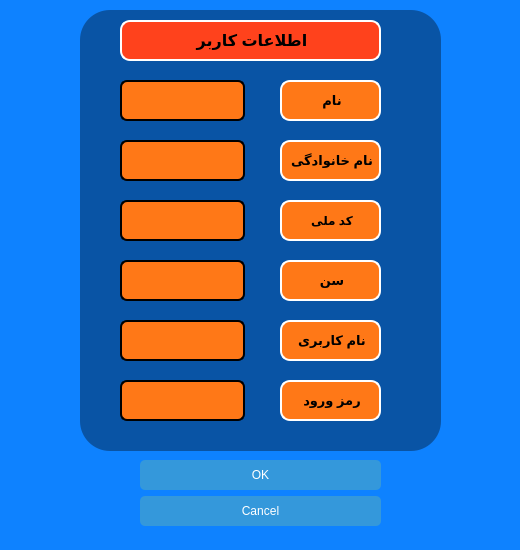
<?xml version="1.0" encoding="UTF-8"?>
<ui version="4.0">
 <class>editUserDialog</class>
 <widget class="QDialog" name="editUserDialog">
  <property name="geometry">
   <rect>
    <x>0</x>
    <y>0</y>
    <width>520</width>
    <height>550</height>
   </rect>
  </property>
  <property name="windowTitle">
   <string>Dialog</string>
  </property>
  <property name="styleSheet">
   <string notr="true">background-color: rgb(14, 130, 255);</string>
  </property>
  <widget class="QDialogButtonBox" name="buttonBox">
   <property name="geometry">
    <rect>
     <x>140</x>
     <y>460</y>
     <width>241</width>
     <height>81</height>
    </rect>
   </property>
   <property name="font">
    <font>
     <bold>true</bold>
    </font>
   </property>
   <property name="styleSheet">
    <string notr="true">QPushButton {
    background-color: #3498db;
    color: white;
    border: none;
    padding: 8px 16px;
    border-radius: 5px;
}

QPushButton:hover {
    background-color: #2980b9;
}</string>
   </property>
   <property name="orientation">
    <enum>Qt::Orientation::Vertical</enum>
   </property>
   <property name="standardButtons">
    <set>QDialogButtonBox::StandardButton::Cancel|QDialogButtonBox::StandardButton::Ok</set>
   </property>
  </widget>
  <widget class="QFrame" name="frame">
   <property name="geometry">
    <rect>
     <x>80</x>
     <y>10</y>
     <width>361</width>
     <height>441</height>
    </rect>
   </property>
   <property name="styleSheet">
    <string notr="true">background-color:rgba(0,0,0,90);
border-radius:30px;
</string>
   </property>
   <property name="frameShape">
    <enum>QFrame::Shape::StyledPanel</enum>
   </property>
   <property name="frameShadow">
    <enum>QFrame::Shadow::Raised</enum>
   </property>
   <widget class="QLabel" name="label">
    <property name="geometry">
     <rect>
      <x>200</x>
      <y>70</y>
      <width>101</width>
      <height>41</height>
     </rect>
    </property>
    <property name="styleSheet">
     <string notr="true">border-width:2px;
border-style:solid;
border-color: rgb(255, 255, 255);
border-radius:10px;

background-color: rgb(255, 120, 23);</string>
    </property>
    <property name="text">
     <string>&lt;html&gt;&lt;head/&gt;&lt;body&gt;&lt;p align=&quot;center&quot;&gt;&lt;span style=&quot; font-size:10pt; font-weight:700;&quot;&gt;نام&lt;/span&gt;&lt;/p&gt;&lt;/body&gt;&lt;/html&gt;</string>
    </property>
   </widget>
   <widget class="QLineEdit" name="name_lineEdit">
    <property name="geometry">
     <rect>
      <x>40</x>
      <y>70</y>
      <width>125</width>
      <height>41</height>
     </rect>
    </property>
    <property name="styleSheet">
     <string notr="true">border-width:2px;
font: 700 12pt &quot;Segoe UI&quot;;
border-style:solid;
border-color: rgb(0, 0, 0);
border-radius:7px;

background-color: rgb(255, 120, 23);</string>
    </property>
    <property name="alignment">
     <set>Qt::AlignmentFlag::AlignCenter</set>
    </property>
   </widget>
   <widget class="QLabel" name="label_2">
    <property name="geometry">
     <rect>
      <x>200</x>
      <y>130</y>
      <width>101</width>
      <height>41</height>
     </rect>
    </property>
    <property name="styleSheet">
     <string notr="true">border-width:2px;
border-style:solid;
border-color: rgb(255, 255, 255);
border-radius:10px;

background-color: rgb(255, 120, 23);</string>
    </property>
    <property name="text">
     <string>&lt;html&gt;&lt;head/&gt;&lt;body&gt;&lt;p align=&quot;center&quot;&gt;&lt;span style=&quot; font-size:10pt; font-weight:700;&quot;&gt;نام خانوادگی&lt;/span&gt;&lt;/p&gt;&lt;/body&gt;&lt;/html&gt;</string>
    </property>
   </widget>
   <widget class="QLineEdit" name="lastName_lineEdit">
    <property name="geometry">
     <rect>
      <x>40</x>
      <y>130</y>
      <width>125</width>
      <height>41</height>
     </rect>
    </property>
    <property name="styleSheet">
     <string notr="true">border-width:2px;
font: 700 12pt &quot;Segoe UI&quot;;
border-style:solid;
border-color: rgb(0, 0, 0);
border-radius:7px;

background-color: rgb(255, 120, 23);
</string>
    </property>
    <property name="alignment">
     <set>Qt::AlignmentFlag::AlignCenter</set>
    </property>
   </widget>
   <widget class="QLabel" name="label_3">
    <property name="geometry">
     <rect>
      <x>200</x>
      <y>190</y>
      <width>101</width>
      <height>41</height>
     </rect>
    </property>
    <property name="styleSheet">
     <string notr="true">border-width:2px;
border-style:solid;
border-color: rgb(255, 255, 255);
border-radius:10px;

background-color: rgb(255, 120, 23);</string>
    </property>
    <property name="text">
     <string>&lt;html&gt;&lt;head/&gt;&lt;body&gt;&lt;p align=&quot;center&quot;&gt;&lt;span style=&quot; font-weight:700;&quot;&gt;کد ملی&lt;/span&gt;&lt;/p&gt;&lt;/body&gt;&lt;/html&gt;</string>
    </property>
   </widget>
   <widget class="QLineEdit" name="nationalCode_lineEdit">
    <property name="geometry">
     <rect>
      <x>40</x>
      <y>190</y>
      <width>125</width>
      <height>41</height>
     </rect>
    </property>
    <property name="styleSheet">
     <string notr="true">border-width:2px;
font: 700 12pt &quot;Segoe UI&quot;;
border-style:solid;
border-color: rgb(0, 0, 0);
border-radius:7px;

background-color: rgb(255, 120, 23);
</string>
    </property>
    <property name="alignment">
     <set>Qt::AlignmentFlag::AlignCenter</set>
    </property>
   </widget>
   <widget class="QLabel" name="label_6">
    <property name="geometry">
     <rect>
      <x>200</x>
      <y>250</y>
      <width>101</width>
      <height>41</height>
     </rect>
    </property>
    <property name="styleSheet">
     <string notr="true">border-width:2px;
border-style:solid;
border-color: rgb(255, 255, 255);
border-radius:10px;

background-color: rgb(255, 120, 23);</string>
    </property>
    <property name="text">
     <string>&lt;html&gt;&lt;head/&gt;&lt;body&gt;&lt;p align=&quot;center&quot;&gt;&lt;span style=&quot; font-size:10pt; font-weight:700;&quot;&gt;سن&lt;/span&gt;&lt;/p&gt;&lt;/body&gt;&lt;/html&gt;</string>
    </property>
   </widget>
   <widget class="QLineEdit" name="age_lineEdit">
    <property name="geometry">
     <rect>
      <x>40</x>
      <y>250</y>
      <width>125</width>
      <height>41</height>
     </rect>
    </property>
    <property name="styleSheet">
     <string notr="true">border-width:2px;
font: 700 12pt &quot;Segoe UI&quot;;
border-style:solid;
border-color: rgb(0, 0, 0);
border-radius:7px;

background-color: rgb(255, 120, 23);
</string>
    </property>
    <property name="alignment">
     <set>Qt::AlignmentFlag::AlignCenter</set>
    </property>
   </widget>
   <widget class="QLabel" name="label_4">
    <property name="geometry">
     <rect>
      <x>200</x>
      <y>310</y>
      <width>101</width>
      <height>41</height>
     </rect>
    </property>
    <property name="styleSheet">
     <string notr="true">border-width:2px;
border-style:solid;
border-color: rgb(255, 255, 255);
border-radius:10px;

background-color: rgb(255, 120, 23);</string>
    </property>
    <property name="text">
     <string>&lt;html&gt;&lt;head/&gt;&lt;body&gt;&lt;p align=&quot;center&quot;&gt;&lt;span style=&quot; font-size:10pt; font-weight:700;&quot;&gt;نام کاربری&lt;/span&gt;&lt;/p&gt;&lt;/body&gt;&lt;/html&gt;</string>
    </property>
   </widget>
   <widget class="QLineEdit" name="password_lineEdit">
    <property name="geometry">
     <rect>
      <x>40</x>
      <y>370</y>
      <width>125</width>
      <height>41</height>
     </rect>
    </property>
    <property name="styleSheet">
     <string notr="true">border-width:2px;
font: 700 12pt &quot;Segoe UI&quot;;
border-style:solid;
border-color: rgb(0, 0, 0);
border-radius:7px;

background-color: rgb(255, 120, 23);
</string>
    </property>
    <property name="alignment">
     <set>Qt::AlignmentFlag::AlignCenter</set>
    </property>
   </widget>
   <widget class="QLineEdit" name="username_lineEdit">
    <property name="geometry">
     <rect>
      <x>40</x>
      <y>310</y>
      <width>125</width>
      <height>41</height>
     </rect>
    </property>
    <property name="styleSheet">
     <string notr="true">border-width:2px;
font: 700 12pt &quot;Segoe UI&quot;;
border-style:solid;
border-color: rgb(0, 0, 0);
border-radius:7px;

background-color: rgb(255, 120, 23);
</string>
    </property>
    <property name="alignment">
     <set>Qt::AlignmentFlag::AlignCenter</set>
    </property>
   </widget>
   <widget class="QLabel" name="label_5">
    <property name="geometry">
     <rect>
      <x>200</x>
      <y>370</y>
      <width>101</width>
      <height>41</height>
     </rect>
    </property>
    <property name="styleSheet">
     <string notr="true">border-width:2px;
border-style:solid;
border-color: rgb(255, 255, 255);
border-radius:10px;

background-color: rgb(255, 120, 23);</string>
    </property>
    <property name="text">
     <string>&lt;html&gt;&lt;head/&gt;&lt;body&gt;&lt;p align=&quot;center&quot;&gt;&lt;span style=&quot; font-size:10pt; font-weight:700;&quot;&gt;رمز ورود&lt;/span&gt;&lt;/p&gt;&lt;/body&gt;&lt;/html&gt;</string>
    </property>
   </widget>
   <widget class="QLabel" name="label_14">
    <property name="geometry">
     <rect>
      <x>40</x>
      <y>10</y>
      <width>261</width>
      <height>41</height>
     </rect>
    </property>
    <property name="styleSheet">
     <string notr="true">border-width:2px;
border-style:solid;
border-color: rgb(255, 255, 255);
border-radius:10px;

background-color: rgb(255, 66, 28);</string>
    </property>
    <property name="text">
     <string>&lt;html&gt;&lt;head/&gt;&lt;body&gt;&lt;p align=&quot;center&quot;&gt;&lt;span style=&quot; font-size:12pt; font-weight:700;&quot;&gt;اطلاعات کاربر&lt;/span&gt;&lt;/p&gt;&lt;/body&gt;&lt;/html&gt;</string>
    </property>
   </widget>
  </widget>
 </widget>
 <resources/>
 <connections>
  <connection>
   <sender>buttonBox</sender>
   <signal>accepted()</signal>
   <receiver>editUserDialog</receiver>
   <slot>accept()</slot>
   <hints>
    <hint type="sourcelabel">
     <x>248</x>
     <y>254</y>
    </hint>
    <hint type="destinationlabel">
     <x>157</x>
     <y>274</y>
    </hint>
   </hints>
  </connection>
  <connection>
   <sender>buttonBox</sender>
   <signal>rejected()</signal>
   <receiver>editUserDialog</receiver>
   <slot>reject()</slot>
   <hints>
    <hint type="sourcelabel">
     <x>316</x>
     <y>260</y>
    </hint>
    <hint type="destinationlabel">
     <x>286</x>
     <y>274</y>
    </hint>
   </hints>
  </connection>
 </connections>
</ui>
